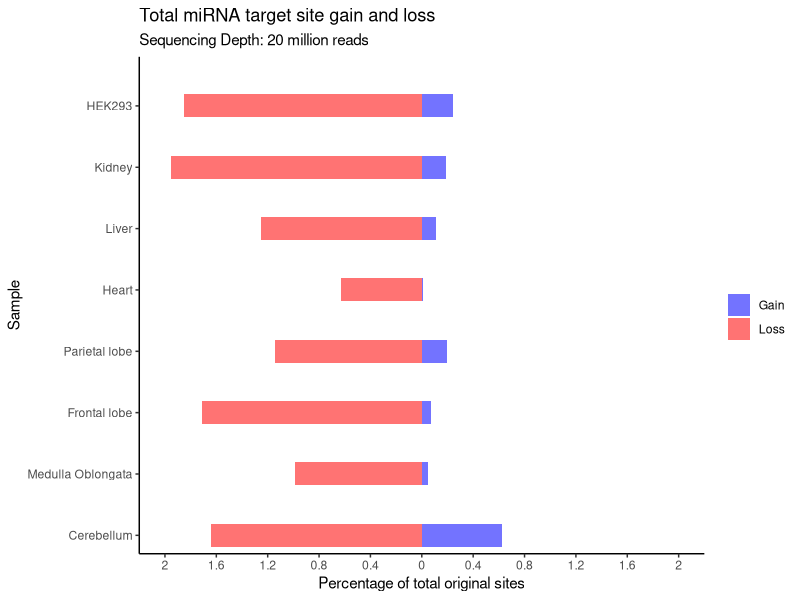

Write the R code that produced this figure.
library(tidyverse)

freq = c(
  327178,-854269,
  26511,-514729,
  36945,-893219,
  100624,-593706,
  4753,-325979,
  56037,-650118,
  98178,-1016677,
  125652,-966034
) / 52084138

target_sites_df = tibble(
  tissue = c(
    'Cerebellum','Cerebellum',
    'Medulla Oblongata','Medulla Oblongata',
    'Frontal lobe','Frontal lobe',
    'Parietal lobe','Parietal lobe',
    'Heart','Heart',
    'Liver','Liver',
    'Kidney','Kidney',
    'HEK293','HEK293'
  ),
  gain_or_loss = c(
    'Gain','Loss',
    'Gain','Loss',
    'Gain','Loss',
    'Gain','Loss',
    'Gain','Loss',
    'Gain','Loss',
    'Gain','Loss',
    'Gain','Loss'
  ),
  freq = c(
    0.628172055,-1.640171140,
    0.050900334,-0.988264412,
    0.070933304,-1.714953985,
    0.193195095,-1.139897909,
    0.009125619,-0.625870011,
    0.107589378,-1.248207276,
    0.188498848,-1.951989683,
    0.241248113,-1.854756625
  )
)

target_sites_df$tissue = as.factor(target_sites_df$tissue)

p <- 
  target_sites_df %>% 
  ggplot(aes(x = tissue, y = freq, group = gain_or_loss, fill = gain_or_loss)) +
  geom_bar(stat = "identity", width = 0.75) +
  coord_flip() +
  scale_x_discrete(limits = target_sites_df$tissue) +
  # another trick!
  scale_y_continuous(
    breaks = seq(-2,2,0.4),
    labels = abs(seq(-2,2,0.4)),
    limits = c(-2,2)
  ) +
  labs(x = "Sample", 
       y = "Percentage of total original sites", 
       title = "Total miRNA target site gain and loss",
       subtitle = "Sequencing Depth: 20 million reads"
  ) +
  theme(legend.position = "bottom",
        legend.title = element_blank(),
        plot.title = element_text(hjust = 0.5),
        panel.background = element_rect(fill =  "grey90")) +
  # reverse the order of items in legend
  # guides(fill = guide_legend(reverse = TRUE)) +
  # change the default colors of bars
  scale_fill_manual(values=c(
    rgb(0,0,1,0.55),
    rgb(1,0,0,0.55)
  ),
  name="",
  breaks=c("Gain", "Loss"),
  labels=c("Gain", "Loss")) + theme_classic()

ggsave('results/plots/figure_4.png',plot=p, scale=0.75)
